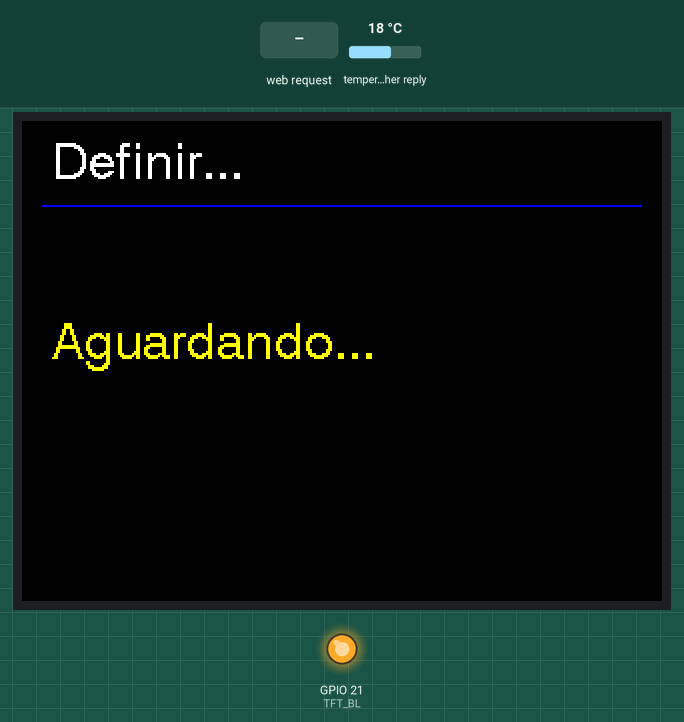
This sketch was run on a simulated ESP32. Parts: 320×240 colour display, output pins drawn as LEDs (lit = HIGH). Inputs (shaded band) come from the test bench; at power-on: temperature in the weather reply 18 °C. WiFi joins after 1.5 s; servers stay silent unless stated; EEPROM starts erased; web services answer with replies made up by the test bench.

Above: at 3.0 s.
3.1 s: HTTP request GET /set-location?lat=1 received
At 4.4 s:
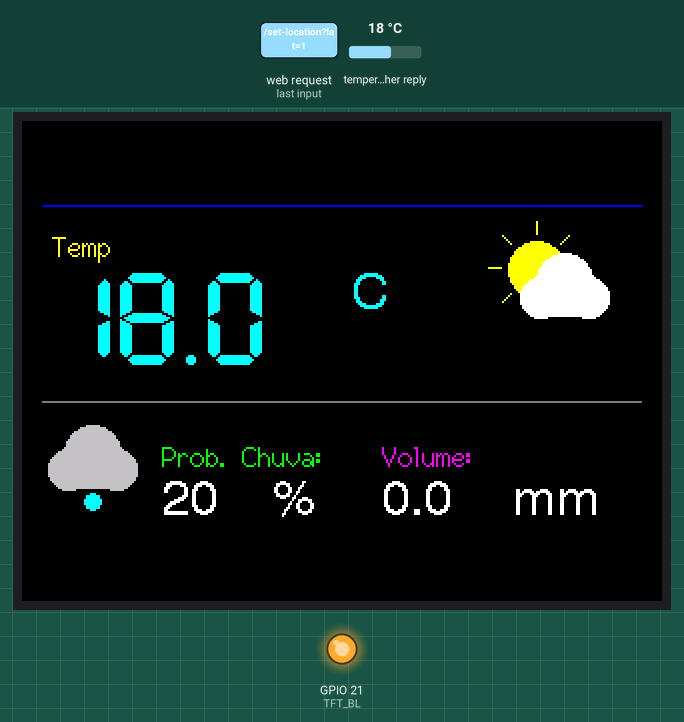
4.9 s: HTTP request GET /set-location?lat=1&lon=1&cidade=1 received
Timing chart, 0 to 7.9 s (numbered marks = the images above; inputs shaded):
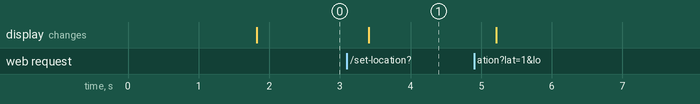

The sketch:

ESP32-CYD-Monitor-Meteorologico.ino
```cpp
#include <WiFi.h>
#include <HTTPClient.h>
#include <ArduinoJson.h>
#include <TFT_eSPI.h>
#include <FS.h>
#include <WebServer.h>
#include <Preferences.h>

// --- CONFIGURAÇÕES ---
const char* ssid     = "Rede Wifi";
const char* password = "Senha Wifi";
const char* hostname = "estacao-meteo";

IPAddress local_IP(192, 168, 15, 150);
IPAddress gateway(192, 168, 15, 1);
IPAddress subnet(255, 255, 255, 0);
IPAddress primaryDNS(8, 8, 8, 8);

#define TFT_BL 21
TFT_eSPI tft = TFT_eSPI();
WebServer server(80);
Preferences prefs;

// Variáveis Globais
float latitude = 0.0;
float longitude = 0.0;
String cidade = "Buscando...";
float temperatura = 0.0;
float chuvaMm = 0.0;
int probChuva = 0;
int codigoTempo = 0;
bool dadosCarregados = false;
volatile bool precisaAtualizar = false;

unsigned long ultimoFetch = 0;
const unsigned long tempoEspera = 600000;

// --- HTML COM CONTROLE MANUAL E AUTOMÁTICO ---
const char index_html[] PROGMEM = R"rawliteral(
<!DOCTYPE html>
<html>
<head>
  <title>Mapa ESP32</title>
  <link rel="stylesheet" href="https://unpkg.com/leaflet@1.9.4/dist/leaflet.css" />
  <style>
    body { font-family: sans-serif; margin: 0; padding: 0; overflow: hidden; }
    #map { height: 90vh; width: 100vw; }
    .controls { padding: 10px; height: 10vh; display: flex; align-items: center; gap: 10px; background: #eee; }
  </style>
</head>
<body>
  <div class="controls">
    <input type="text" id="nomeCidade" placeholder="Nome da cidade">
    <button onclick="salvar()">Salvar Local</button>
    <span id="status"></span>
  </div>
  <div id="map"></div>
  <script src="https://unpkg.com/leaflet@1.9.4/dist/leaflet.js"></script>
  <script>
    var map = L.map('map').setView([-23.55, -46.63], 13);
    L.tileLayer('https://{s}.tile.openstreetmap.org/{z}/{x}/{y}.png').addTo(map);
    var marker, lat, lng;
    map.on('click', async function(e) {
        lat = e.latlng.lat; lng = e.latlng.lng;
        if(marker) map.removeLayer(marker);
        marker = L.marker([lat, lng]).addTo(map);

        try {
            let res = await fetch(`https://nominatim.openstreetmap.org/reverse?format=json&lat=${lat}&lon=${lng}`);
            let data = await res.json();
            document.getElementById('nomeCidade').value = data.address.city || data.address.town || data.address.village || "Local";
        } catch(err) { document.getElementById('nomeCidade').value = "Local"; }
    });
    function salvar(){
        let nome = document.getElementById('nomeCidade').value || "Local";
        document.getElementById('status').innerText = "Salvando...";
        fetch('/set-location?lat='+lat+'&lon='+lng+'&cidade='+encodeURIComponent(nome))
        .then(r => document.getElementById('status').innerText = "Sucesso!")
        .catch(e => document.getElementById('status').innerText = "Erro!");
    }
  </script>
</body>
</html>
)rawliteral";

// --- FUNÇÕES DE DESENHO ---
void desenharSol(int x, int y) {
  tft.fillCircle(x, y, 14, TFT_YELLOW);
  for (int i = 0; i < 360; i += 45) {
    float rad = i * 0.0174533;
    tft.drawLine(x + cos(rad) * 18, y + sin(rad) * 18, x + cos(rad) * 24, y + sin(rad) * 24, TFT_YELLOW);
  }
}

void desenharNuvem(int x, int y, uint16_t cor = TFT_WHITE) {
  tft.fillCircle(x - 12, y + 4, 10, cor);
  tft.fillCircle(x + 12, y + 4, 10, cor);
  tft.fillCircle(x, y - 4, 14, cor);
  tft.fillRect(x - 12, y, 25, 14, cor);
}

void desenharChuva(int x, int y) {
  desenharNuvem(x, y - 5, TFT_SILVER);
  tft.fillCircle(x, y + 15, 4, TFT_CYAN);
}

void desenharTempestade(int x, int y) {
  desenharNuvem(x, y - 5, TFT_DARKGREY);
  tft.drawLine(x - 2, y + 12, x - 6, y + 20, TFT_YELLOW);
  tft.drawLine(x - 6, y + 20, x + 2, y + 20, TFT_YELLOW);
}

void desenharIconeClima(int x, int y, int code) {
  if (code == 0) {
    desenharSol(x, y);
  } else if (code >= 1 && code <= 3) {
    desenharSol(x - 8, y - 6);
    desenharNuvem(x + 6, y + 4, TFT_WHITE);
  } else if (code >= 51 && code <= 82) {
    desenharChuva(x, y);
  } else if (code >= 95) {
    desenharTempestade(x, y);
  } else {
    desenharNuvem(x, y, TFT_WHITE);
  }
}

void desenharInterface() {
  tft.fillScreen(TFT_BLACK);
  tft.setTextColor(TFT_WHITE, TFT_BLACK);
  tft.drawString(cidade, 15, 10, 4);
  tft.drawFastHLine(10, 42, 300, TFT_BLUE);

  if (!dadosCarregados) {
    tft.setTextColor(TFT_YELLOW, TFT_BLACK);
    tft.drawString("Aguardando...", 15, 100, 4);
  } else {
    desenharIconeClima(265, 80, codigoTempo);

    tft.setTextColor(TFT_YELLOW, TFT_BLACK);
    tft.drawString("Temp", 15, 55, 2);
    tft.setTextColor(TFT_CYAN, TFT_BLACK);
    tft.drawFloat(temperatura, 1, 15, 75, 7);
    tft.drawString("C", 165, 75, 4);
    tft.drawFastHLine(10, 140, 300, TFT_DARKGREY);

    desenharChuva(35, 175);

    tft.setTextColor(TFT_GREEN, TFT_BLACK);
    tft.drawString("Prob. Chuva:", 70, 160, 2);
    tft.setTextColor(TFT_WHITE, TFT_BLACK);
    tft.drawNumber(probChuva, 70, 178, 4);
    tft.drawString("%", 125, 178, 4);

    tft.setTextColor(TFT_MAGENTA, TFT_BLACK);
    tft.drawString("Volume:", 180, 160, 2);
    tft.setTextColor(TFT_WHITE, TFT_BLACK);
    tft.drawFloat(chuvaMm, 1, 180, 178, 4);
    tft.drawString("mm", 245, 178, 4);
  }
}

// --- LÓGICA ---
void buscarDadosMeteorologicos() {
  if (latitude == 0.0) return;

  HTTPClient http;
  http.begin("http://api.open-meteo.com/v1/forecast?latitude=" + String(latitude, 4) +
             "&longitude=" + String(longitude, 4) +
             "&current=temperature_2m,relative_humidity_2m,rain,weather_code" +
             "&daily=precipitation_probability_max&timezone=auto&forecast_days=1");

  http.setUserAgent("NomeDoSeuAgente/1.0");

  if (http.GET() == HTTP_CODE_OK) {
    JsonDocument doc;
    deserializeJson(doc, http.getString());
    temperatura = doc["current"]["temperature_2m"];
    chuvaMm = doc["current"]["rain"];
    codigoTempo = doc["current"]["weather_code"];
    probChuva = doc["daily"]["precipitation_probability_max"][0];
    dadosCarregados = true;
  }

  http.end();
  desenharInterface();
}

void setup() {
  Serial.begin(115200);
  pinMode(TFT_BL, OUTPUT);
  digitalWrite(TFT_BL, HIGH);
  tft.init();
  tft.setRotation(1);
  tft.fillScreen(TFT_BLACK);

  WiFi.config(local_IP, gateway, subnet, primaryDNS);
  WiFi.setHostname(hostname);

  prefs.begin("config", true);
  latitude = prefs.getFloat("lat", 0.0);
  longitude = prefs.getFloat("lon", 0.0);
  cidade = prefs.getString("cidade", "Definir...");
  prefs.end();

  WiFi.begin(ssid, password);

  while (WiFi.status() != WL_CONNECTED) {
    delay(500);
  }

  server.on("/", []() {
    server.send(200, "text/html", index_html);
  });

  server.on("/set-location", []() {
    latitude = server.arg("lat").toFloat();
    longitude = server.arg("lon").toFloat();
    cidade = server.arg("cidade");

    prefs.begin("config", false);
    prefs.putFloat("lat", latitude);
    prefs.putFloat("lon", longitude);
    prefs.putString("cidade", cidade);
    prefs.end();

    precisaAtualizar = true;
    server.send(200, "text/plain", "OK");
  });

  server.begin();

  if (latitude != 0.0) {
    buscarDadosMeteorologicos();
  } else {
    desenharInterface();
  }
}

void loop() {
  server.handleClient();

  if (precisaAtualizar) {
    buscarDadosMeteorologicos();
    precisaAtualizar = false;
  }

  if (millis() - ultimoFetch >= tempoEspera || ultimoFetch == 0) {
    ultimoFetch = millis();
    buscarDadosMeteorologicos();
  }
}
```

Measured:
- after the input at 3.1 s, the display: changes after 0.31 s (image 1)
